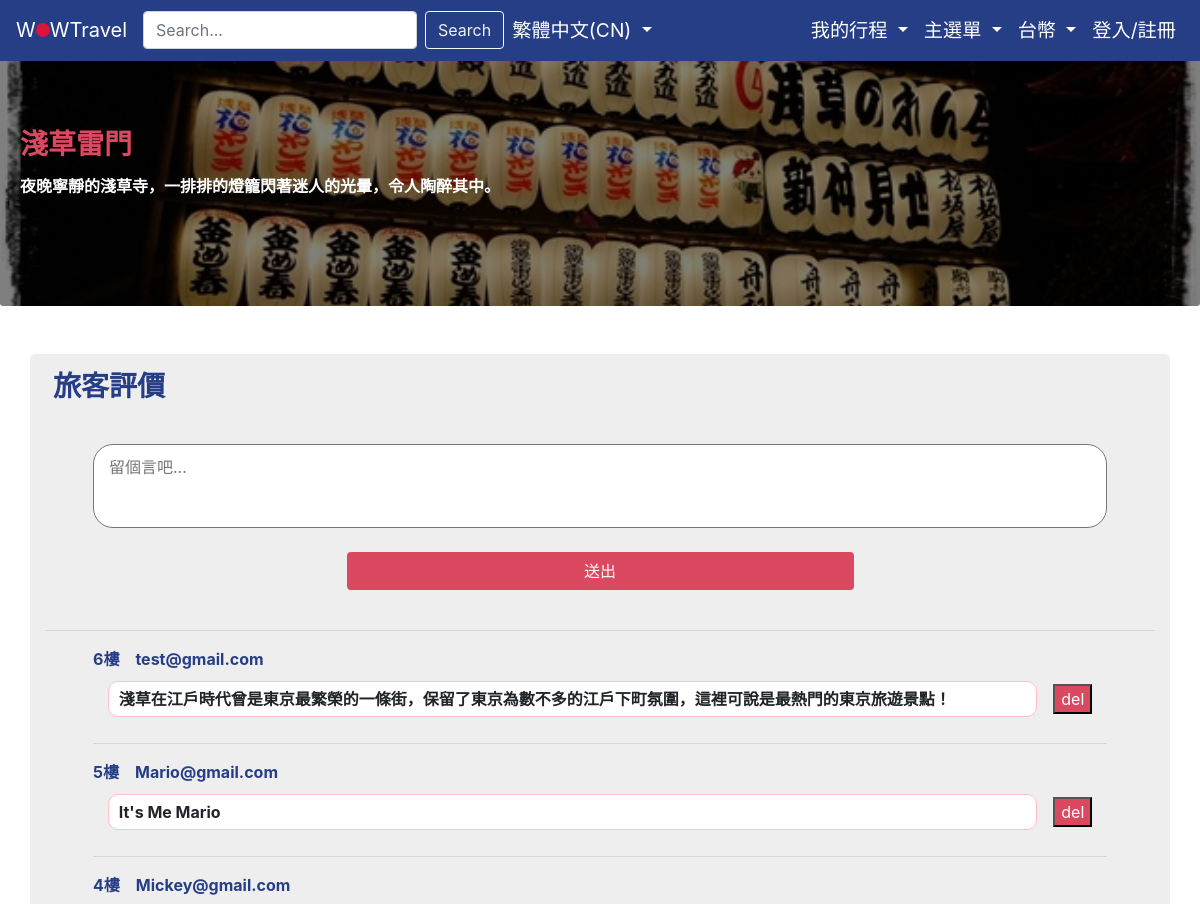
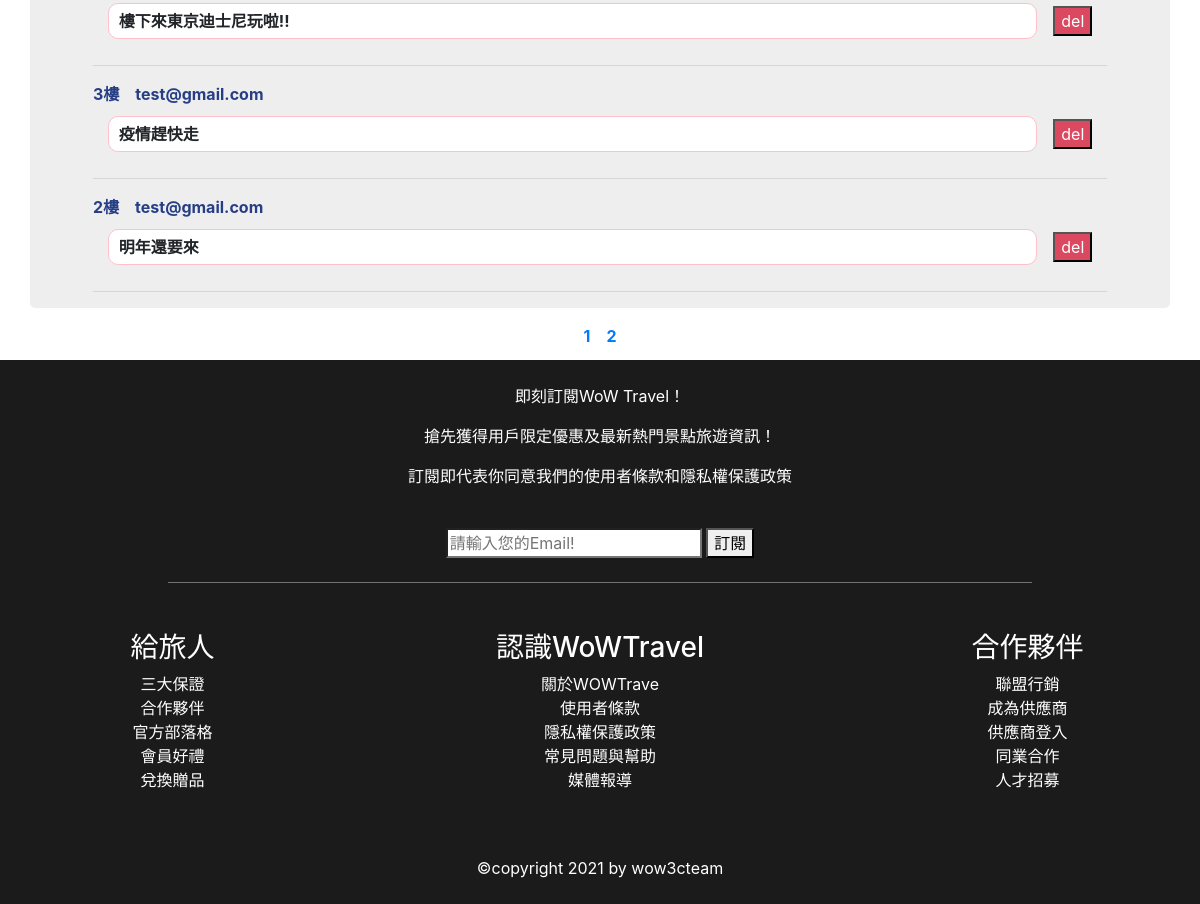
Screenshot of /message with the database file from the repository (2 pictures, top to bottom).
### tables this page shows
CREATE TABLE message(
                    id INTEGER PRIMARY KEY AUTOINCREMENT,
                    email TEXT NOT NULL,
                    comment TEXT NOT NULL,
                    member_id INTEGER NOT NULL,
                    FOREIGN KEY (member_id) REFERENCES member(id)
                );

### main.py (the view)
@app.route('/message', methods=['GET', 'POST'])
def message():
    n = 5
    rows = DB.get_all_messages()
    pages = math.ceil(len(rows) / n)
    page = 1
    if request.method == 'POST':
        page = int(request.args.get['page'])
        print(f"page在這裡!!!!!!!!!!!!{page}")
    page = n * (page - 1)
    rows = DB.get_message_by_page(page, n)
    return render_template('message.html', rows=rows, pages=pages)

### db.py (called while the page is built)
    def get_all_messages(self):
        cursor = self.con.execute(
            "SELECT * FROM message ORDER BY id DESC;"
        )
        message = []
        for row in cursor:
            message.append({
                "id": row[0],
                "email": row[1],
                "comment": row[2]
            })
        return message

    def get_message_by_page(self, page, n):
        cursor = self.con.execute(
            """
            SELECT * FROM message
            ORDER BY id DESC
            LIMIT ?, ?;
            """, (page, n)
        )
        message = []
        for row in cursor:
            message.append({
                "id": row[0],
                "email": row[1],
                "comment": row[2]
            })
        return message

### templates/message.html (shortened to what this page needs)
{% extends "index.html" %} {% block title %} - 旅客評論{% endblock %} {% block script %} {% block alert %}{% endblock %} {% endblock %}{% block content %}
<main class="d-flex flex-column font-weight-bolder">
    <div class="card text-white" style="border: 0px;">
        <div class="card-img" style="width: 100%; height: 250px; background: rgba(0, 0, 0, .5) url('../static/image/message/淺草雷門.jpg') no-repeat center; background-size: cover; background-blend-mode: multiply;">
        </div>
        <div class="card-img-overlay d-flex flex-column justify-content-center font-weight-bolder">
            <h3 class="card-title">淺草雷門</h3>
            <p class="card-text">夜晚寧靜的淺草寺，一排排的燈籠閃著迷人的光暈，令人陶醉其中。</p>
        </div>
    </div>
    <div id="board" class="container mt-5 my-2 d-flex flex-column">
        <h3 class="my-3 ml-2 title">旅客評價</h3>
        <div class="my-4 px-5">
            <form class="d-flex flex-column" action="{{url_for('add_message')}}" method="POST" onsubmit="return verify();">
                <textarea class="col-12" type='text' name="comment" rows="3" placeholder="留個言吧..." title="字數限制100" maxlength="150"></textarea>
                <button class="send mt-4 w-50 btn btn-link text-decoration-none text-white align-self-center">送出</button>
            </form>
        </div>
        <hr class="my-3 w-100" />
        <div class="px-5">
            {% for row in rows %}
            <div class="d-flex">
                <div class="floor wow-color">{{ row['id'] }}樓</div>
                <div class="mail ml-3 wow-color">{{ row['email'] }}</div>
            </div>
            <div class="d-flex justify-content-center align-items-center ">
                <div class="message mr-3 col-11">
                    <div class="comment">{{ row['comment'] }}</div>
                </div>
                <form action="{{url_for('delete_message')}}" method="POST">
                    <button class="del-btn btn-link text-decoration-none w-100" name="button" value="{{ row['id'] }}">del</button>
                </form>
            </div>
            <hr class="my-3 w-100" /> {% endfor %}
        </div>
    </div>
    <div class="mb-1 d-flex justify-content-center">
        {% for i in range(pages) %}
        <a class="page m-2 text-decoration-none" href="">{{i+1}}</a> {% endfor %}
    </div>
</main>
{% endblock %}

### templates/message.html (style rules this page uses)
main { margin-top: 7vh; }
#board { background-color: #eee; border-radius: 5px; }
.title { font-weight: bolder; color: rgb(38, 62, 133); }
textarea { border-radius: 20px; outline: none; resize: none; padding: 10px 0px 0px 20px; transition: all .7s 0s ease; }
.wow-color { color: rgb(38, 62, 133); }
.message { background: #fff; margin: 10px 0px; padding: 5px 5px 5px 10px; border-radius: 10px; border: 1px solid pink; }
.card { border: 1px solid pink; }
.card-title { font-weight: bolder; color: #db4961; }
.card-text { height: 60px; }
.btn-link { background-color: #db4961; color: #ffffff; transition: all .7s 0s ease; }

### rows the page displays
message: id "6", email "test@gmail.com", comment "淺草在江戶時代曾是東京最繁榮的一條街，保留了東京為數不多的江戶下町氛圍，這裡可說是最熱門的東京旅遊景點！"
message: id "5", email "Mario@gmail.com", comment "It's Me Mario"
message: id "4", email "Mickey@gmail.com", comment "樓下來東京迪士尼玩啦!!"
message: id "3", email "test@gmail.com", comment "疫情趕快走"
message: id "2", email "test@gmail.com", comment "明年還要來"

### other values shown
{{ i+1 }} "1" "2"
